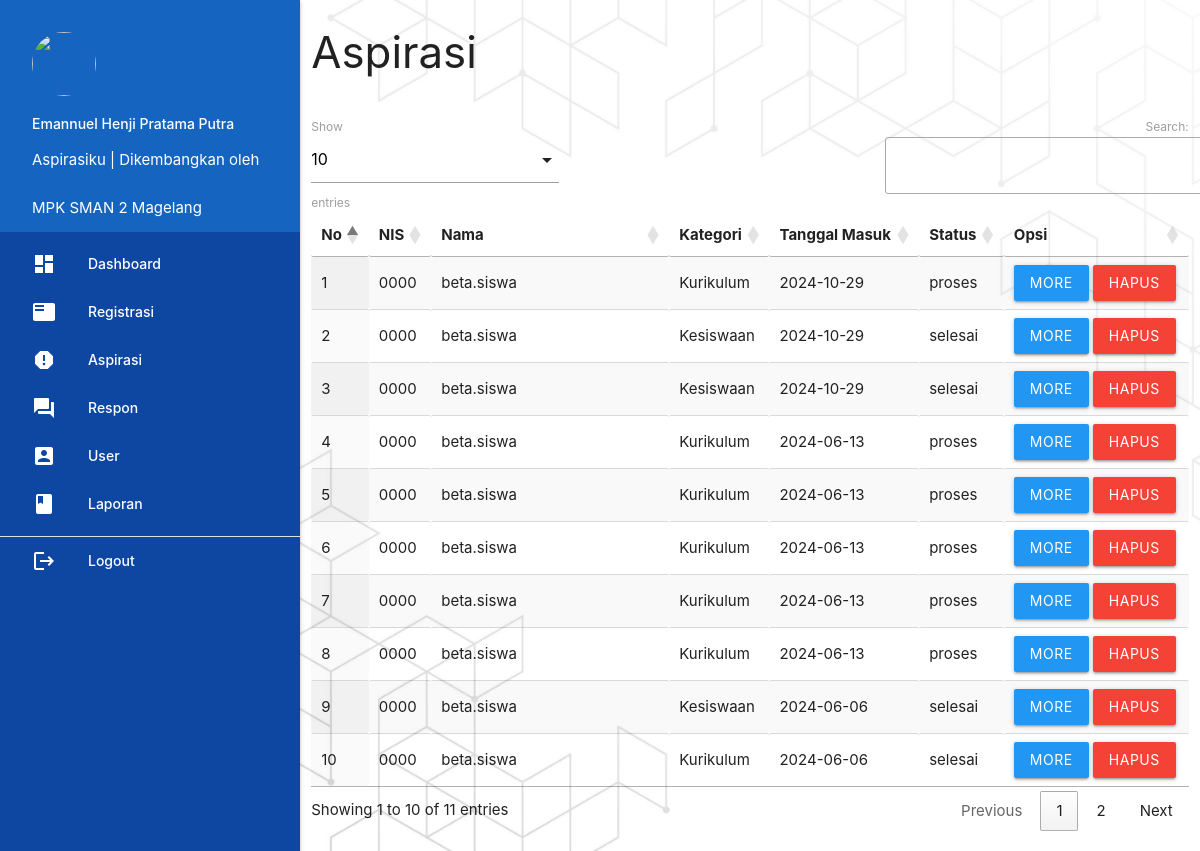
The app's page /admin/index.php?p=aspirasi (signed in) with its own data.
### tables this page shows
CREATE TABLE `aspirasi` (
  `id_aspirasi` int(5) NOT NULL,
  `tgl_aspirasi` varchar(20) NOT NULL,
  `nis` varchar(16) NOT NULL,
  `kategori` varchar(255) NOT NULL,
  `isi_laporan` text NOT NULL,
  `foto` varchar(255) NOT NULL,
  `status` enum('proses','selesai') NOT NULL
);

CREATE TABLE `siswa` (
  `nis` varchar(16) NOT NULL,
  `nama` varchar(35) NOT NULL,
  `username` varchar(25) NOT NULL,
  `password` varchar(255) NOT NULL,
  `telp` varchar(50) NOT NULL
);

### admin/aspirasi.php (the view, shortened to what this page needs)
   <div class="row">
         <div class="col s12 m9">
           <h3 class="gray-text">Aspirasi</h3>
         </div>
       </div>
       <table id="example" class="display responsive-table" style="width:100%">
         <thead>
             <tr>
			<th>No</th>
			<th>NIS</th>
			<th>Nama</th>
               <th>Kategori</th>
			<th>Tanggal Masuk</th>
			<th>Status</th>
			<th>Opsi</th>
             </tr>
         </thead>
         <tbody>
<?php
	$no=1;
	$query = mysqli_query($koneksi,"SELECT * FROM aspirasi INNER JOIN siswa ON aspirasi.nis=siswa.nis ORDER BY aspirasi.id_aspirasi DESC");
	while ($r=mysqli_fetch_assoc($query)) { ?>
	<tr>
		<td><?php echo $no++; ?></td>
		<td><?php echo $r['nis']; ?></td>
		<td><?php echo $r['nama']; ?></td>
           <td><?php echo $r['kategori']; ?></td>
		<td><?php echo $r['tgl_aspirasi']; ?></td>
		<td><?php echo $r['status']; ?></td>
		<td><a class="btn modal-trigger blue" href="#more?id_aspirasi=<?php echo $r['id_aspirasi'] ?>">More</a>
           <a class="btn red" onclick="return confirm('Anda Yakin Ingin Menghapus Y/N')" href="index.php?p=aspirasi_hapus&id_aspirasi=<?php echo $r['id_aspirasi'] ?>">Hapus</a>
           </td>
	</tr>
           <?php  }
            ?>
         </tbody>
       </table>

### records on screen
aspirasi: siswa.nis "0000", siswa.nama "beta.siswa", kategori "Kurikulum", tgl_aspirasi "2024-10-29", status "proses"
aspirasi: siswa.nis "0000", siswa.nama "beta.siswa", kategori "Kesiswaan", tgl_aspirasi "2024-10-29", status "selesai"
aspirasi: siswa.nis "0000", siswa.nama "beta.siswa", kategori "Kesiswaan", tgl_aspirasi "2024-10-29", status "selesai"
aspirasi: siswa.nis "0000", siswa.nama "beta.siswa", kategori "Kurikulum", tgl_aspirasi "2024-06-13", status "proses"
aspirasi: siswa.nis "0000", siswa.nama "beta.siswa", kategori "Kurikulum", tgl_aspirasi "2024-06-13", status "proses"
aspirasi: siswa.nis "0000", siswa.nama "beta.siswa", kategori "Kurikulum", tgl_aspirasi "2024-06-13", status "proses"
aspirasi: siswa.nis "0000", siswa.nama "beta.siswa", kategori "Kurikulum", tgl_aspirasi "2024-06-13", status "proses"
aspirasi: siswa.nis "0000", siswa.nama "beta.siswa", kategori "Kurikulum", tgl_aspirasi "2024-06-13", status "proses"
aspirasi: siswa.nis "0000", siswa.nama "beta.siswa", kategori "Kesiswaan", tgl_aspirasi "2024-06-06", status "selesai"
aspirasi: siswa.nis "0000", siswa.nama "beta.siswa", kategori "Kurikulum", tgl_aspirasi "2024-06-06", status "selesai"

### other values on screen
$_SESSION['data']['nama_petugas'] "Emannuel Henji Pratama Putra"
